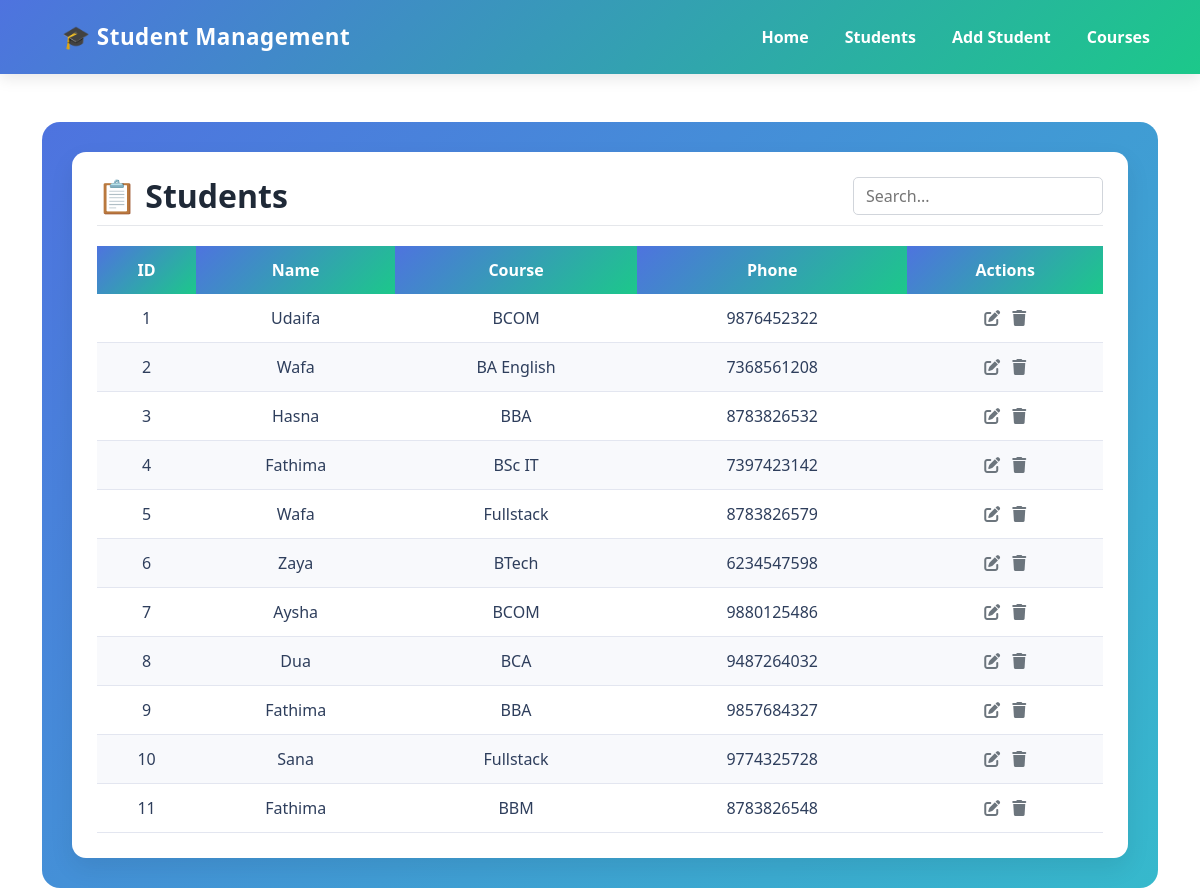
/students/, run on an earlier commit of the app's database.
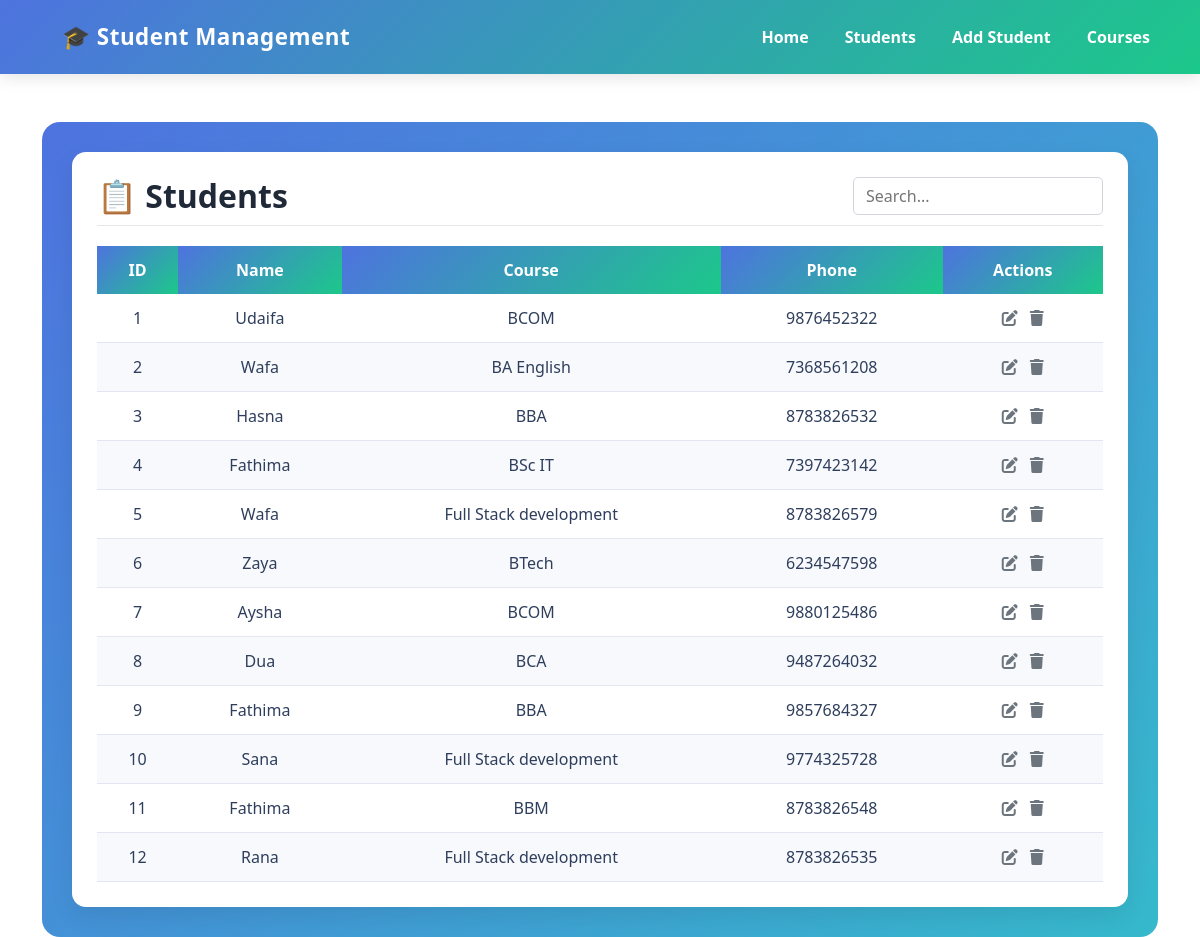
And on a later commit of the database.
### students/models.py (models this page shows, shortened)
class Student(models.Model):
    name = models.CharField(max_length=100)
    course = models.CharField(max_length=100)
    email = models.EmailField()
    phone = models.CharField(max_length=15)
    created_at = models.DateTimeField(auto_now_add=True)  # optional

### students/views.py (the view)
# urls.py: path('students/', views.student_list, name='student_list'),
def student_list(request):
    students = Student.objects.all()
    return render(request, 'students/student_list.html', {
        'students': students
    })

### students/templates/students/student_list.html (shortened to what this page needs)
{% extends 'students/base.html' %}
{% block content %}
<div class="container mt-5">
    <div class="page-wrapper">
        <div class="page-card">
            <div class="page-header">
                <h2>📋 Students</h2>
                <input type="text" id="studentSearchInput" class="search-input" placeholder="Search...">
            </div>
            {% if students %}
            <div class="table-responsive">
                <table id="studentsTable">
                    <thead>
                        <tr>
                            <th>ID</th>
                            <th>Name</th>
                            <th>Course</th>
                            <th>Phone</th>
                            <th>Actions</th>
                        </tr>
                    </thead>
                    <tbody>
                        {% for student in students %}
                        <tr>
                            <td>{{ forloop.counter }}</td>
                            <td>{{ student.name }}</td>
                            <td>{{ student.course }}</td>
                            <td>{{ student.phone }}</td>
                            <td>
                                <div class="action-icons">
                                    <a href="{% url 'student_edit' student.id %}" class="edit" title="Edit">
                                        <i class="fa-solid fa-pen-to-square"></i>
                                    </a>
                                    <a href="{% url 'student_delete' student.id %}" class="delete" title="Delete" onclick="return confirm('Are you sure?')">
                                        <i class="fa-solid fa-trash"></i>
                                    </a>
                                </div>
                            </td>
                        </tr>
                        {% endfor %}
                    </tbody>
                </table>
            </div>
            {% else %}
                <p class="text-center text-muted mb-0">No students available</p>
            {% endif %}
        </div>
    </div>
</div>
{% endblock %}

What changed in the data, as far as the page shows it:
changed Student (number 5 of 12 on the later page): course "Fullstack" → "Full Stack development"
changed Student "Sana": course "Fullstack" → "Full Stack development"
added Student: name "Rana", course "Full Stack development", phone "8783826535"
